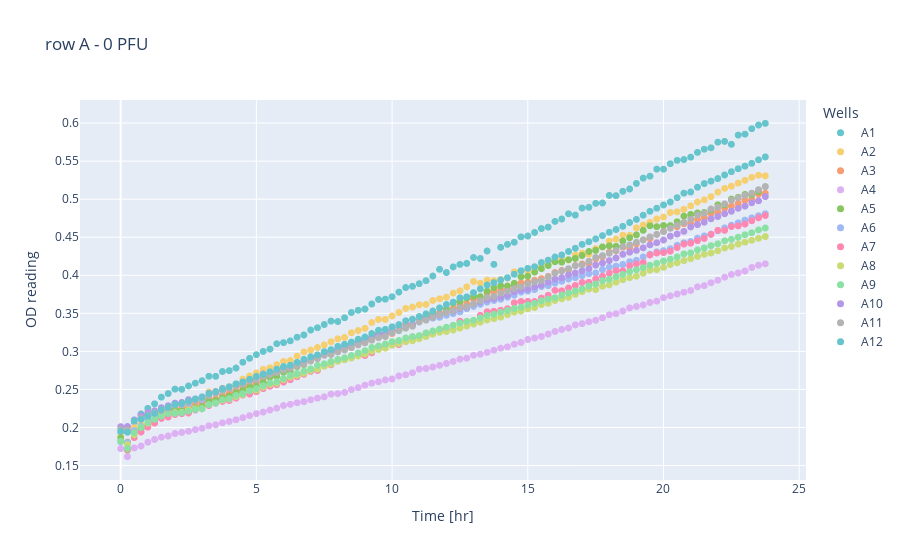
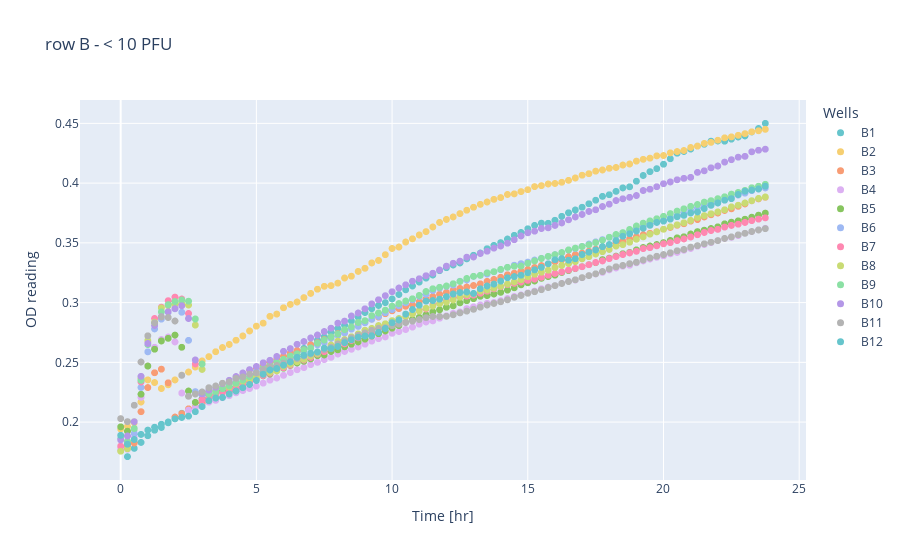
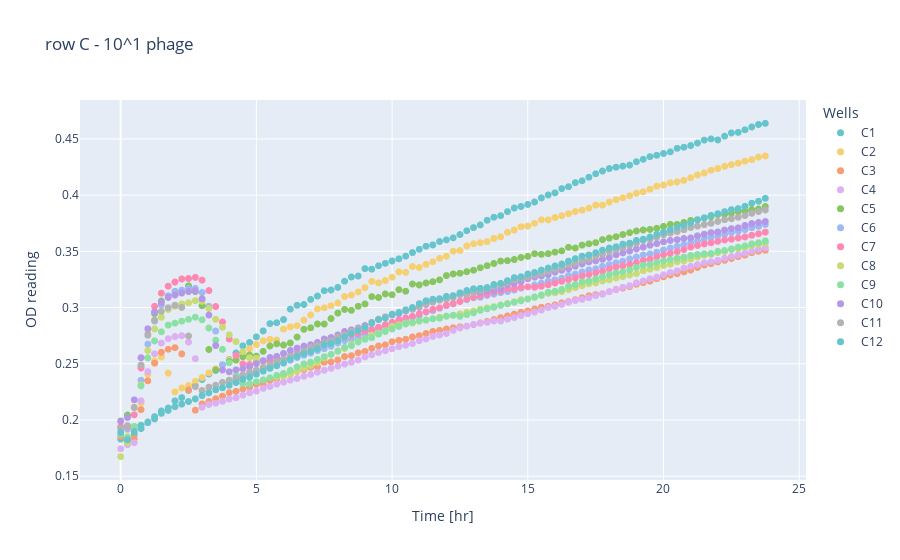

The notebook cell saved with these charts, in order:
### Code cell
list_char = ['A', 'B', 'C', 'D', 'E', 'F', 'G', 'H']
tables = {}
num = -1

for char in list_char:
    tables[char] = df1.filter(regex=f'^{char}')
    if char == 'A':
        title = f'row {char} - 0 PFU'
    elif char == 'B':
        title = f'row {char} - < 10 PFU'
    else:
        title = f'row {char} - 10^{num} phage'
    plot_timeseries_interactive(tables[char], title, 'Wells')
    num+=1
